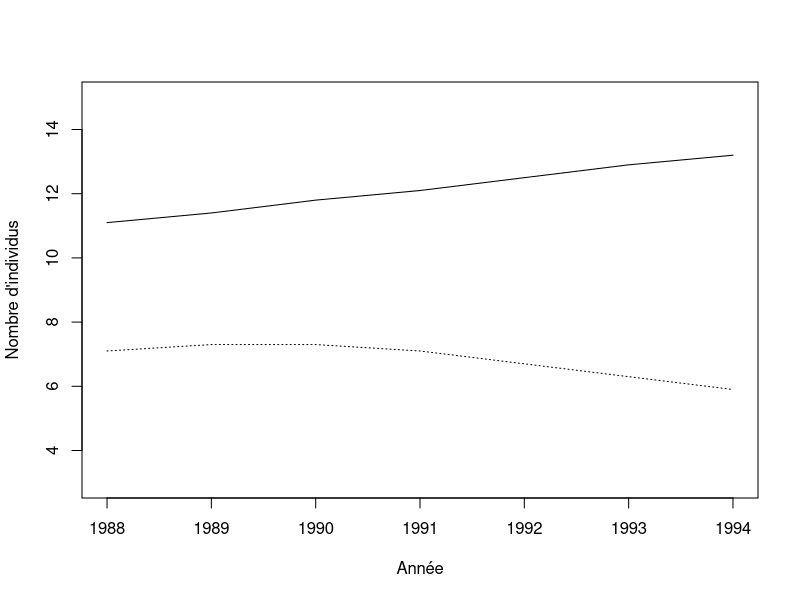
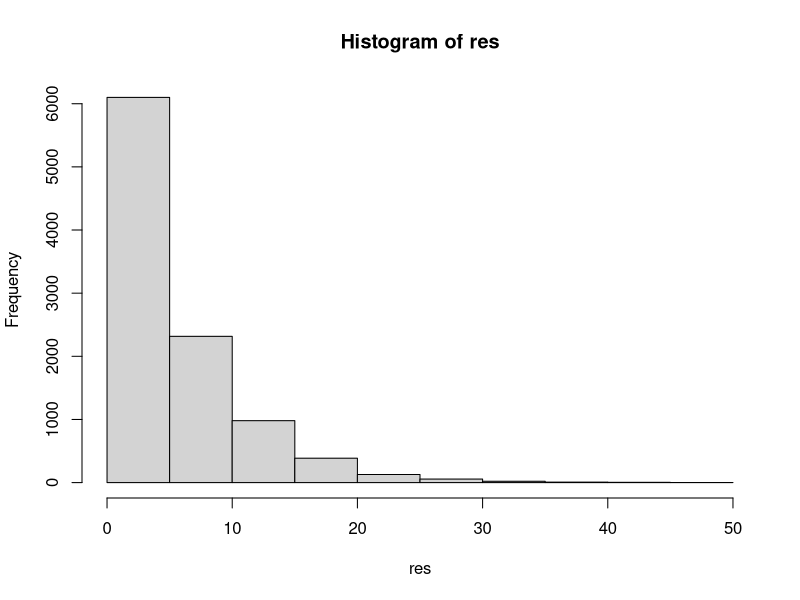
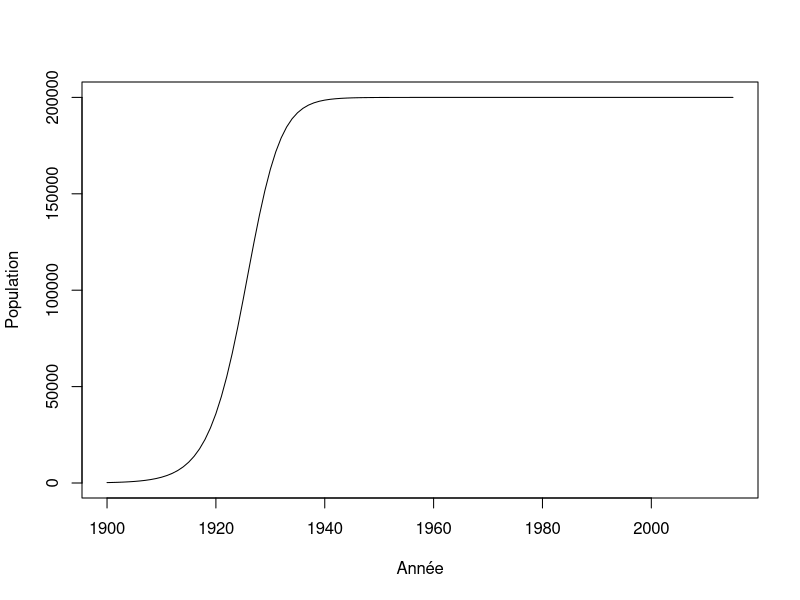
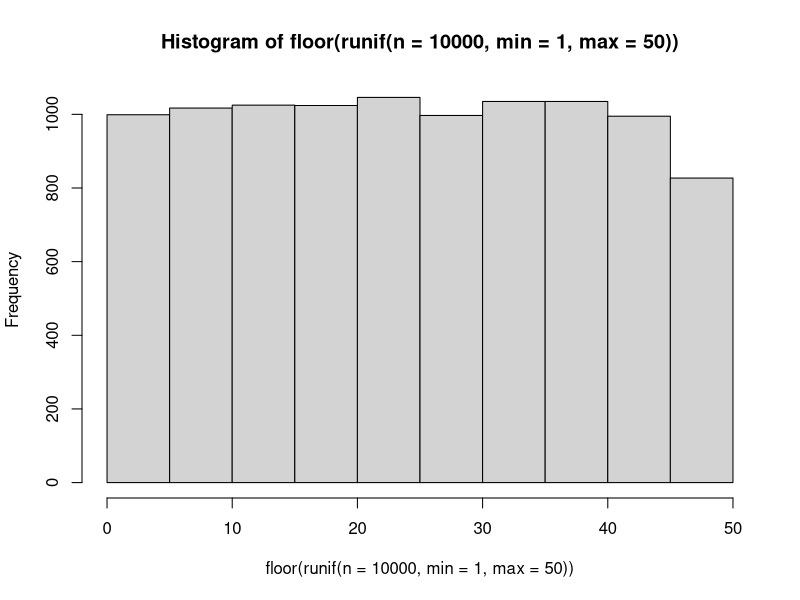
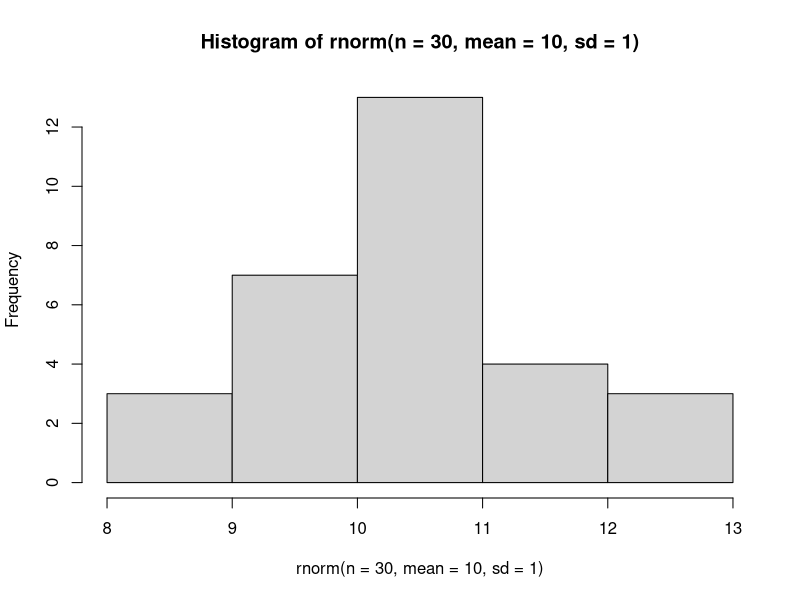
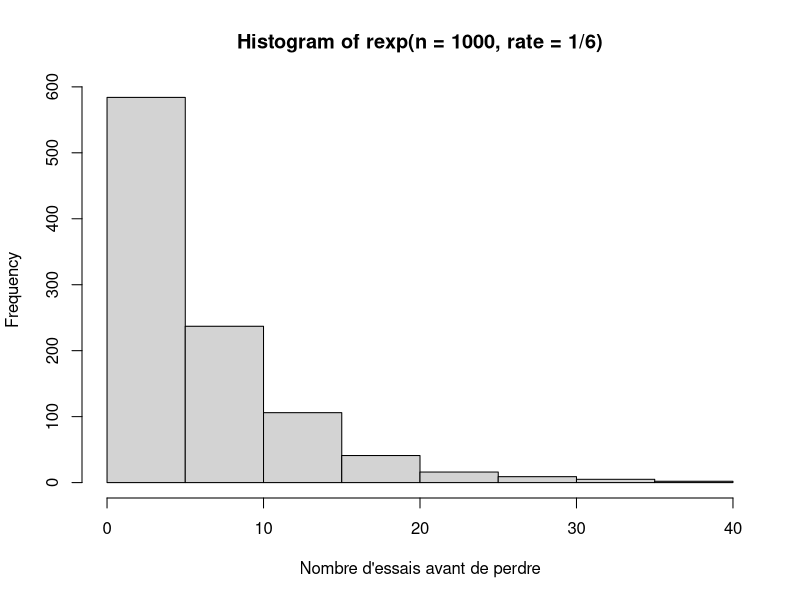
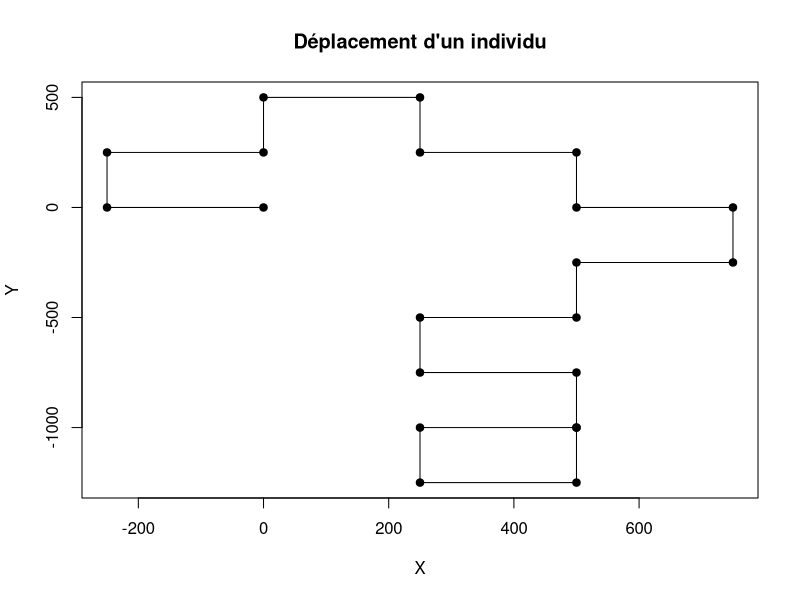
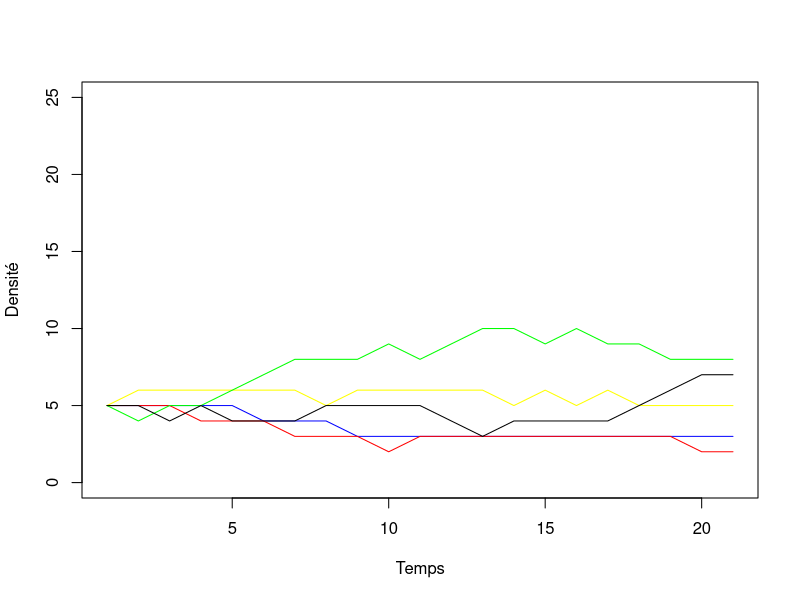

These charts were generated, in order, by the following R code:
## ---- chunk 1
donnees <- matrix(nr = 7, nc = 2)
donnees[,1] <- c(11.1,11.4,11.8,12.1,12.5,12.9,13.2) #Cameroun
donnees[,2] <- c(7.1,7.3,7.3,7.1,6.7,6.3,5.9) #Rwanda
an <- c(1988:1994)
donnees
## ---- chunk 2
plot(an, donnees[,1], type = "l", xlab = "Année", ylab = "Nombre d'individus", ylim=c(3,15), cex=2)
lines(an, donnees[,2], lty = 3)
## ---- chunk 3
lambda <- matrix(nrow = 6, ncol = 2)
lambda[1,1] <- (donnees[2,1] - donnees[1,1]) / donnees[1,1]
## ---- chunk 4
lambda[2,1] <- (donnees[3,1] - donnees[2,1]) / donnees[2,1]
## ---- chunk 5
depart <- 1
fin <- 5
for(etape in depart:fin) {
    print(etape)
}
## ---- chunk 6
for(etape in c("Bonjour", "programmeurs", "en R")) {
    print(etape)
}
## ---- chunk 7
for(etape in 1:5) {
    print(etape*2)
}
## ---- chunk 8
for(C in -50:100) {
    cat("Pour C = ",C," on obtient F = ",1.8*C + 32, '\n')
}
## ---- chunk 9
test <- runif(5, 0,1)
for(etape in 1:5) {
    print(test[etape])
}
## ---- chunk 10
for(etape in 1:8) {
    cat("À l'étape", etape, ", la boucle est complétée à", etape/8*100, "%.", '\n')
}
## ---- chunk 11
n <- 1
for(etape in -2:5) {
    cat("etape = ",etape, " n = ",n, '\n')
    n <- n + 1
}
## ---- chunk 12
n <- 1
for(etape in 1:10) n <- n*etape
n
## ---- chunk 13
ma_matrice <- matrix(nrow = 5, ncol = 3)
n <- 1
for(i in 1:5) {
    for(j in 1:3) {
        ma_matrice[i,j] <- n
        n <- n + 1
    }
}
ma_matrice
## ---- chunk 14
piece <- c("pile","face")
combinaison = "face-face"
while(combinaison != "pile-pile") {
    essai1 <- sample(piece, 1)
    essai2 <- sample(piece, 1)
    combinaison <- paste(essai1, "-" , essai2, sep = "")
    print(combinaison)
}
## ---- chunk 15
de <- c(1:6)
n_test <- 10000
res <- numeric(n_test)
for(i in 1:n_test) {
	n <- 0
	face <- 0
	while(face != 1) {
		face <- sample(de,1)
		n <- n + 1
	}
	res[i] <- n
}
mean(res)
## ---- chunk 16
hist(res)
## ---- chunk 17
r <- 0.3
N <- 220
K <- 200000
step <- 1
while(N < K/2) {
    N <- N + r * N * (1 - N/K)
    step <- step + 1
}
step
## ---- chunk 18
r <- 0.3
K <- 200000
n_steps <- 115
N <- numeric(n_steps+1)
N[1] <- 220

for(i in 2:(n_steps+1)) {
    N[i] <- N[i-1] + r * N[i-1] * (1 - N[i-1]/K)
}
N[25:30]
## ---- chunk 19
plot(c(1900:2015), N, type = "l", xlab = "Année", ylab = "Population")
## ---- chunk 20
X <- runif(n = 10)
res <- numeric(10)
for(i in 1:10) {
    if(X[i] < 0.3) {
        res[i] <- "plus petit"
    }
    else {
        res[i] <- "plus grand"
    }
}
cbind(X,res)
## ---- chunk 21
res2 <- numeric(10)
for(i in 1:10) {
    if(X[i] > 0.2 & X[i] < 0.6) {
        res2[i] <- "oui"
    }
    else {
        res2[i] <- "non"
    }
}
cbind(X,res2)
## ---- chunk 22
res2 <- numeric(10)
res2[X > 0.2 & X < 0.6] <- "oui"
res2[X < 0.2 | X > 0.6] <- "non"
cbind(X,res2)
## ---- chunk 23
tri <- function(x){
	# Calcul de la dimension du vecteur
	taille <- length(x)
	ordre <- "NON"
	# Boucle qui tourne jusqu'à ce que tout soit en ordre
	while(ordre == "NON") {
		ordre <- "OUI"
		# Boucle qui passe tous les éléments en paires
		for(i in 1:(taille-1)) {
			if(x[i+1] < x[i]) {
				# Inversion des deux lettres
				x[c(i,i+1)] <- x[c(i+1,i)]
				# Comme un changement a été fait, l'ordre
				# n'est pas encore garanti
				ordre <- "NON"
			}
		}
	}
	return(x)
}
tri(c("E", "Z", "F", "C", "D"))

## ---- chunk 24
valeurs <- c("2", "3", "4", "5", "6", "7", "8", "9", "10", "valet", "reine", "roi", "as")
couleurs <- rep(c("pique", "trèfle", "carreau", "coeur"),each = 13)
cartes <- paste(valeurs,"-",couleurs)
tirage <- function(n, cartes) {
    sample(x = cartes, size = n, replace = FALSE)
}
tirage(3, cartes)
## ---- chunk 25

scrabble <- read.table(file = "./donnees/lettres.txt", header=TRUE, sep = " ")
res <- sample(scrabble[,1],7)
res

## ---- chunk 26
hist(floor(runif(n = 10000, min = 1, max = 50)))
## ---- chunk 27
hist(rnorm(n = 30, mean = 10, sd = 1))
## ---- chunk 28
rbinom(n = 10, size = 1, prob = 0.5)
## ---- chunk 29
rmultinom(n = 3, size = 1, prob = rep(1/6, 6))
## ---- chunk 30
hist(rexp(n = 1000, rate = 1/6),
xlab = "Nombre d'essais avant de perdre")
## ---- chunk 31
set.seed(1)
p <- 0.55
alea <- runif(n = 1, min = 0, max = 1)
if(alea < p) res = "pile" else res = "face"
res
## ---- chunk 32
set.seed(1)
## ---- chunk 33

X <- runif(n = 10000, min = 0, max = 1)
p <- 0.2
res <- numeric(length = 10000)
res[X<p] <- 1
sum(res)

X <- runif(n = 10000, min = 0, max = 1)
p <- 0.2
res <- numeric(length = 10000)
res[X<p] <- 1
sum(res)

10000*p
## ---- chunk 34
# Fonction qui permet de modifier la direction de marche de la personne
#
# ENTREES:
#   DirectionDepart:    la direction vers laquelle la personne se deplace pour le moment.
#   Probabilite:        un vecteur contenant les probabilites d'aller dans l'une ou l'autre des directions. 
#                       Probabilite = c(ProbabiliteGauche, ProbabiliteDroite)
#
# SORITES:
#   NouvelleDirection:  la direction vers laquelle la personne va se deplacer au prochain carrefour.
#
ChangerDirection = function(DirectionDepart, Probabilite){
  
  # A COMPLETER: Mettre la condition pour tourner a gauche
  if(runif(1,0,1) < Probabilite[1]){ # <-- Manque du code
    # On tourne a gauche
    NouvelleDirection = DirectionDepart - pi/2
  }
  else{
    # On tourne a droite
    NouvelleDirection = DirectionDepart + pi/2
  }
  
  return(NouvelleDirection)
  
}

# Fonction qui permet de calculer les nouvelles coordonnees de la personne suite a un deplacement
#
# ENTREES:
#   PositionCourante:   un vecteur contenant la position de la personne pour le moment.
#                       PositionCourante = c(PositionX, PositionY)
#   Direction:          la direction vers laquelle la personne va se deplacer.
#
# SORITES:
#   NouvellePosition:   un vecteur contenant la position de la personne apres son deplacement.
#                       NouvellePosition = c(NouvellePositionX, NouvellePositionY)
#
Deplacement = function(PositionCourante, Direction){
  
  # A COMPLETER: Calcul des nouvelles coordonnées
  NouvellePositionX = PositionCourante[1] + sin(Direction)*250 # <-- Manque du code
  NouvellePositionY = PositionCourante[2] + cos(Direction)*250 # <-- Manque du code
  
  # On place les nouvelles positions pour chacune des coordonnees dans un vecteur
  NouvellePosition = c(NouvellePositionX, NouvellePositionY)
  
  return(NouvellePosition)
}
## ---- chunk 35
# ChangerDirection <- function(DirectionDepart, Probabilite){...}
# Deplacement <- function(PositionCourante, Direction){...}

nsteps <- 20
xy <- matrix(0,nrow = 21, ncol = 2)
xy[1,] <- c(0,0)
direction <- 0
probabilite <- c(0.5,0.5)
set.seed(2)
for(step in 2:(nsteps+1)) {
  
  # Calcul de la nouvelle direction
  direction <- ChangerDirection(direction, probabilite)
 
  # Calcul des nouvelles coordonnees
  xy[step,] <- Deplacement(xy[step-1,], direction)
}
## ---- chunk 36
plot(xy[,1],xy[,2], type = "l", 
    xlab = "X", ylab = "Y", main = "Déplacement d'un individu")
points(xy[,1],xy[,2],pch = 19)
## ---- chunk 37
res <- numeric(50)

set.seed(3)
for (j in 1:50){
nsteps <- 20
xy <- matrix(0,nrow = 21, ncol = 2)
xy[1,] <- c(0,0)
direction <- 0
probabilite <- c(0.5,0.5)
for(step in 2:(nsteps+1)) {
  
  direction <- ChangerDirection(direction, probabilite)
 
  xy[step,] <- Deplacement(xy[step-1,], direction)
}
dist <- sqrt(xy[21,1]^2 + xy[21,2]^2)
res[j] <- dist
}
mean(res)
## ---- chunk 38
etats <- c("A", "B", "C", "D", "E")
p <- c(0.1, 0.5, 0.2, 0.05, 0.15)
sum(p)

# On utilise cumsum pour calculer la probabilité cumulative
cump <- cumsum(p)
cump
## ---- chunk 39
alea <- runif(1,0,1)
alea
n_etats <- 5; i = 1; plus_petit = FALSE
while(plus_petit == FALSE) {
    if(alea < cump[i]) {
        decision <- etats[i]
        plus_petit <- TRUE
    }
    else {
        i <- i + 1
    }
}
decision
## ---- chunk 40
tirage <- function(p) {
    etats <- c("A", "B", "C", "D", "E")
    res <- rmultinom(n=1,size=1,prob=p)
    etats[which(res==1)]
}
tirage(p)
## ---- chunk 41
nsteps <- 20
nsac <- 130
couleursac <- c(rep(20,2),rep(30,3))
ncorde <- 5
ntotalcorde <- 25
matres <- matrix(nr = nsteps+1, nc = ncorde)
matres[1,] <- rep(5,5)
colnames(matres) <- c("bleu", "rouge", "jaune", "vert", "noir")

# Une fonction utile pour faire des tirages
# Elle retourne la position de la couleur pigée au hasard
tirage  <- function(p) {
  res <- rmultinom(n=1,size=1,prob=p)
  return(which(res==1))
}
## ---- chunk 42
# La boucle principale
for(step in 2:(nsteps+1)) {
  # Calcul de l'abondance relative
  p <- matres[step-1,] / ntotalcorde
  # On tire l'identité du morceau qui s'envole
  ID_envol <- tirage(p)
  # On applique le changement
  matres[step,] <- matres[step-1,]
  matres[step,ID_envol] <- matres[step,ID_envol] - 1
  # On tire l'identité de la recrue
  # Calcul de l'abondance relative
  p <- couleursac/nsac
  ID_recrue <- tirage(p)
  matres[step,ID_recrue] <- matres[step,ID_recrue] + 1
  couleursac[ID_recrue] <- couleursac[ID_recrue] - 1
  nsac <- nsac - 1
}
matres[21,]
## ---- chunk 43
# Illustration des résultats
colo <- c("red","yellow", "green", "black")
plot(c(1:(nsteps+1)), matres[,1], type = "l", ylim = c(0,ntotalcorde),
     xlab = "Temps", ylab = "Densité", col = "blue")
for(i in 2:(ncorde)) lines(c(1:(nsteps+1)), matres[,i], col = colo[i-1])

## ---- chunk 44
x <- runif(1000)
system.time(sort(x))
system.time(tri(x))

## ---- chunk 45
n <- 2*10^seq(1,3,0.1)
res <- numeric(length(n))
for(i in 1:length(res)) {
	x <- runif(n[i])
	res[i] <- system.time(tri(x))[3]
}
plot(n,res, type = "l", xlab = "Taille", ylab = "Temps")
## ---- chunk 46
f1 <- function(x) {
	taille <- length(x)
	x2 <- numeric(taille)
	for(i in 1:taille) if(x[i] < 0.5) x2[i] <- 1
}
f2 <- function(x) {
	x2 <- x*0
	x2[x<0.5] <- 1
}
## ---- chunk 47
x <- runif(1000000)
system.time(f1(x))
system.time(f2(x))
## ---- chunk 48
f1 <- function(x) {
	res <- numeric(ncol(x))
	for(j in 1:ncol(x)) {
		for(i in 1:nrow(x)){
			res[j] <- res[j] + x[i,j]
		}
	}
}
X <- matrix(runif(3000*100),nr=3000,nc=3000)
## ---- chunk 49
system.time(rowSums(X))
system.time(apply(X,2,sum))
system.time(f1(X))
## ---- chunk 50

quadrats <- read.table(file = "./donnees/quadrats.txt", header=TRUE, sep = ";")
head(quadrats)
